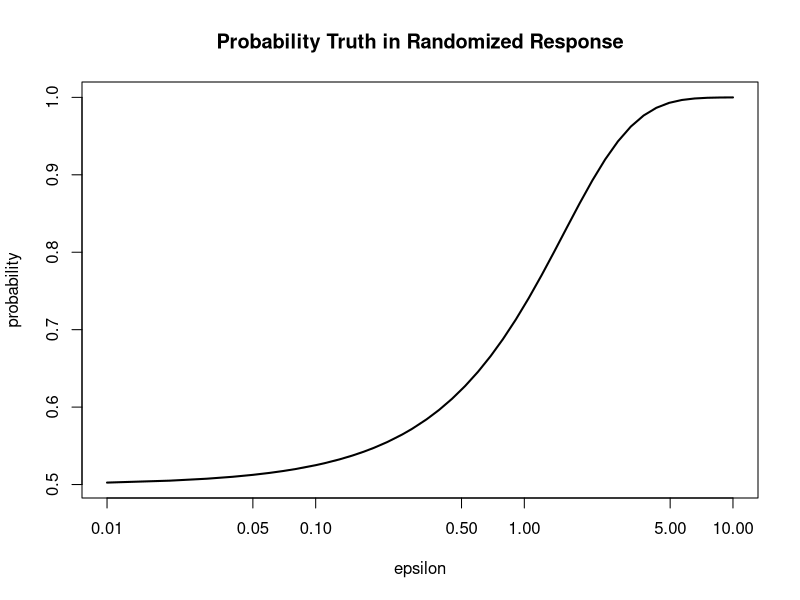

The R script that drew this image: (Note: this script raises an error after producing the figure.)
##
##  localRelease.r
##
##  demonstrate local model of differential privacy
##
##  jH 2019.3.29
##

rm(list=ls())		# Remove any objects in memory
set.seed(123)

#### Release Functions ####



localRelease <- function(x, values=c(-1,1), epsilon){
	draw <- runif(n=1, min=0, max=1)
	cutoff <- 1/(1+exp(epsilon))
	if(draw<cutoff){
		return(values[!values%in%x])		
	}else{
		return(x)
	}
}

localReleaseAll <- function(x, values=c(-1,1), epsilon){
	draw <- runif(n=length(x), min=0, max=1)
	cutoff <- 1/(1+exp(epsilon))
	flag <- draw < cutoff


	x[flag] <- values[!values]

	if(draw<cutoff){
		return(values[!values%in%x])		
	}else{
		return(x)
	}
}




correction <- function(release, epsilon){
	inflation <- (exp(epsilon) + 1)/(exp(epsilon) - 1)
	expectation <- mean(release * inflation)
	return(expectation)
}

llik <- function(b, data, epsilon){
	p <- 1/(1 + exp(-b))             	# Transform unconstrained b into 0<p<1

	values <- sort(unique(data))        # Transform dichotomous data into z \in {0,1}
	z <- rep(0, length(data))
	z[data==values[2]] <- 1

	ptrue <- exp(epsilon)/(1+exp(epsilon))
	pfalse <- 1 - ptrue  # Or 1/(1-exp(epsilon))

	# Here's the log likelihood function as a row by row calculation
	#llik <- z * log( p * ptrue + (1-p) * pfalse)  + (1-z) * log( (1-p) * ptrue + p * pfalse) 
	#llik <- -1 * sum(llik)    			# Note optim performs minimization

	llik <- -1*( sum(z) * log( p * ptrue + (1-p) * pfalse) + sum(1-z) * log( (1-p) * ptrue + p * pfalse) )
	
	return(llik)
}



lik <- function(b, data, epsilon){
	p <- 1/(1 + exp(-b))             	# Transform unconstrained b into 0<p<1

	values <- sort(unique(data))        # Transform dichotomous data into z \in {0,1}
	z <- rep(0, length(data))
	z[data==values[2]] <- 1

	ptrue <- exp(epsilon)/(1+exp(epsilon))
	pfalse <- 1 - ptrue  # Or 1/(1-exp(epsilon))

	# Here's the likelihood function 

	lik <- -1*( p * ptrue + (1-p) * pfalse)^(sum(z)) * ((1-p) * ptrue + p * pfalse)^(sum(1-z))
	
	return(lik)
}


# Random draw from Laplace distribution
#
# mu numeric, center of the distribution
# b numeric, spread
# size integer, number of draws
# 
# return Random draws from Laplace distribution
# example:
# 
# rlap(size=1000)

rlap = function(mu=0, b=1, size=1) {
    p <- runif(size) - 0.5
    draws <- mu - b * sgn(p) * log(1 - 2 * abs(p))
    return(draws)
}

# Sign function
# 
# Function to determine what the sign of the passed values should be.
#
# x numeric, value or vector or values
# return The sign of passed values
# example:
#
# sgn(rnorm(10))

sgn <- function(x) {
    return(ifelse(x < 0, -1, 1))
}

## Bound/Censor/Clip a variable to a range
clip <- function(x, lower, upper){
	x.clipped <- x
	x.clipped[x.clipped<lower] <- lower
	x.clipped[x.clipped>upper] <- upper
	return(x.clipped)	
}

## Differentially private mean release
meanRelease <- function(x, lower, upper, epsilon){
	n <- length(x)

	sensitivity <- (upper - lower)/n
	scale <- sensitivity / epsilon

	x.clipped <- clip(x, lower, upper)
	sensitiveValue <- mean(x.clipped)
	DPrelease <- sensitiveValue + rlap(mu=0, b=scale, size=1)

	return(list(release=DPrelease, true=sensitiveValue))
}


#### Plot Randomized Response Mechanism ####

my.seq <- seq(from=log10(10), to=log10(0.01), length=50)     	# make evenly spaced in logarithmic space
ep.seq <- round(10^my.seq * 100) /100

probtrue <- exp(ep.seq)/(1 + exp(ep.seq))

par(mfcol=c(1,1))
plot(x=ep.seq, y=probtrue, type="l", log = "x", lwd=2, main="Probability Truth in Randomized Response", xlab="epsilon", ylab="probability")

dev.copy2pdf(file="./figs/localMechanism.pdf")


#### Simulation ####

# Parameters
myn <- 1000
myepsilon <- 0.5

# Simulate dataset
mydata<-rbinom(n=myn, size=1, prob=0.3)
mydata[mydata==0] <- -1
true <- mean(mydata)

# Release each observation by RR
release <- rep(NA, myn)
for(i in 1:myn){
	release[i] <- localRelease(x=mydata[i], values=c(-1,1), epsilon=myepsilon)
}

# Correct expectation by inflation
expectation <- correction(release=release, epsilon=myepsilon)

# Correct expectation by Max.Likelihood
startparams <- -1
#output <- optim(par=startparams, fn=llik, data=mydata, epsilon=myepsilon, method="BFGS")  # Alt optimizer
output <- nlm(p=startparams, f=llik, data=release, epsilon=myepsilon, stepmax=0.1)

maxlik.p <- 1/(1+exp(-1* output$estimate))

maxlik.mean <- maxlik.p * max(mydata) + (1-maxlik.p) * min(mydata)


cat(paste("Mean of data:       ", mean(mydata), "\n"))
cat(paste("Mean of DP release: ", mean(release), "\n"))
cat(paste("Mean corrected:     ", expectation, "\n"))
cat(paste("MaxLikelihood mean: ", maxlik.mean, "\n"))




#### Show loglikelihood surface ####

p.seq <- seq(from=.01, to=.99, by=.001)     # These are the probabilities we want to find the llikelihood of
b.seq <- -log(p.seq^{-1} - 1)              # These are the inverse transformations

y.lik <- y.llik <- rep(NA, length(p.seq))
for(i in 1:length(p.seq)){
	y.llik[i] <- -1*llik(b=b.seq[i], data=release, epsilon=myepsilon)
	y.lik[i] <- -1*lik(b=b.seq[i], data=release, epsilon=myepsilon)
}


par(mfcol=c(2,1))

plot(x=p.seq, y=y.llik, type="l", lwd=2, main="LogLikelihood Surface", xlab="Pi Parameter", ylab="LogLikelihood")

plot(x=p.seq, y=y.lik, type="l", lwd=2, main="Likelihood Surface", xlab="Pi Parameter", ylab="Likelihood")



dev.copy2pdf(file="./figs/localModelLLikelihood.pdf")



par(mfcol=c(1,1))


all.ylim <- c(min(y.llik), 1.2*max(y.llik)  - 0.2*min(y.llik))
plot(x=p.seq, y=y.llik, type="l", lwd=2, main="LogLikelihood Surface with Likelihood Ratio Test", ylim=all.ylim, xlab="Pi Parameter", ylab="LogLikelihood")
test.statistic=max(y.llik) - qchisq(0.95, df=1)/2

abline(h=test.statistic,lty=4)

dev.copy2pdf(file="./figs/localModelWilksTest.pdf")



#### Simulate many times #####

myn <- 5000
myepsilon <- 0.5

mydata<-rbinom(n=myn, size=1, prob=0.3)
mydata[mydata==0] <- -1
true <- mean(mydata)


nsims <- 500
history <- matrix(NA, nrow=nsims, ncol=4)
release <- rep(NA, myn)

for(j in 1:nsims){
	for(i in 1:myn){
		release[i] <- localRelease(x=mydata[i], values=c(-1,1), epsilon=myepsilon)
	}

	expectation <- correction(release=release, epsilon=myepsilon)

	startparams <- -1
	output <- nlm(p=startparams, f=llik, data=release, epsilon=myepsilon, stepmax=0.1)

	maxlik.p <- 1/(1+exp(-1* output$estimate))

	maxlik.mean <- maxlik.p * max(mydata) + (1-maxlik.p) * min(mydata)

	laplace.release <- meanRelease(x=mydata, lower=-1, upper=1, epsilon=myepsilon)

	history[j,1] <- mean(release)
	history[j,2] <- expectation
	history[j,3] <- maxlik.mean
	history[j,4] <- laplace.release$release
}

dens.release <- density(history[,1])
dens.exp <- density(history[,2])
dens.maxlik <- density(history[,3])
dens.laplace <- density(history[,4])


all.ylim <- c(min(c(dens.release$y, dens.exp$y, dens.maxlik$y)), max(c(dens.release$y, dens.exp$y, dens.maxlik$y)))
all.xlim <- c(min(c(true, dens.release$x, dens.exp$x, dens.maxlik$x)), max(c(true, dens.release$x, dens.exp$x, dens.maxlik$x)))
all.lwd <- 2
col.seq <- c("coral3", "darkolivegreen3", "cornflowerblue", "violet")

plot(x=dens.release$x, y=dens.release$y, type="l", lwd=all.lwd, col=col.seq[1],  ylim=all.ylim, xlim=all.xlim, xlab="release", ylab="density")
lines(x=dens.exp$x, y=dens.exp$y, type="l", lwd=all.lwd, col=col.seq[3])
lines(x=dens.maxlik$x, y=dens.maxlik$y, type="l", lwd=all.lwd, col=col.seq[4])
abline(v=true, lty=2, lwd=1.5, col="green")

print(mean(history[,2]>true))






plot(x=dens.release$x, y=dens.release$y, type="l", lwd=all.lwd, col=col.seq[1],  ylim=all.ylim, xlim=all.xlim, xlab="release", ylab="density")
lines(x=dens.exp$x, y=dens.exp$y, type="l", lwd=all.lwd, col=col.seq[3])
lines(x=dens.maxlik$x, y=dens.maxlik$y, type="l", lwd=all.lwd, col=col.seq[4])
abline(v=true, lty=2, lwd=1.5, col="green")

lines(x=dens.laplace$x, y=dens.laplace$y, type="l", lwd=all.lwd, col=col.seq[2])

dev.copy2pdf(file="./figs/localModel.pdf")





#### Show utility over sample size ####

aa <- Sys.time()

my.seq <- seq(from=log10(200), to=log10(5000), length=15)  	# make evenly spaced in logarithmic space
n.seq  <- round(10^my.seq)                                 	# round to integers

myepsilon <- 0.5
mypi <- 0.3
population.true <- mypi*1 + (1-mypi)*(-1)

nsims <- 1000
history <- matrix(NA, nrow=length(n.seq), ncol=4)

for(i in 1:length(n.seq)){
	release <- rep(NA,n.seq[i])
	error.local <- error.laplace <- error.sampling <- NULL

	for(j in 1:nsims){
		mydata<-rbinom(n=n.seq[i], size=1, prob=mypi)
		mydata[mydata==0] <- -1
		true <- mean(mydata)

		for(k in 1:n.seq[i]){
			release[k] <- localRelease(x=mydata[k], values=c(-1,1), epsilon=myepsilon)
		}
		laplace <- meanRelease(x=mydata, lower=-1, upper=1, epsilon=myepsilon)

		error.local  <- c(error.local, true - correction(release=release, epsilon=myepsilon) )
		error.laplace <- c(error.laplace, true - laplace$release)
		error.sampling <- c(error.sampling, true - population.true)

	}
	history[i,1] <- n.seq[i]
	history[i,2] <- sqrt(mean(error.local^2))
	history[i,3] <- sqrt(mean(error.laplace^2))
	history[i,4] <- sqrt(mean(error.sampling^2))

}


par(mfcol=c(1,2))
all.ylim <- c(0.00001, max(history[,2:4]))
col.seq <- c("coral3", "darkolivegreen3", "cornflowerblue")
all.lwd <- 2
all.cex <- 1.15
xloc <- round(length(n.seq)*0.3)

plot(x=history[,1], y=history[,2], ylim=all.ylim, type="l", log="x", lwd=all.lwd, ylab="RMSE", xlab="N", col=col.seq[1])
lines(x=history[,1], y=history[,3], lwd=all.lwd, col=col.seq[2])
lines(x=history[,1], y=history[,4], lwd=all.lwd, col=col.seq[3])

text(x=history[xloc,1], y=history[xloc,2], label="Local Model", col=col.seq[1], pos=4, cex=all.cex)
text(x=history[xloc,1], y=history[xloc,3], label="Centralized Model", col=col.seq[2], pos=4, cex=all.cex)
text(x=history[xloc,1], y=history[xloc,4], label="Sampling Error", col=col.seq[3], pos=4, cex=all.cex)

plot(x=history[,1], y=history[,2], ylim=all.ylim, type="l", log="xy", lwd=all.lwd, ylab="RMSE", xlab="N", col=col.seq[1])
lines(x=history[,1], y=history[,3], lwd=all.lwd, col=col.seq[2])
lines(x=history[,1], y=history[,4], lwd=all.lwd, col=col.seq[3])

text(x=history[xloc,1], y=history[xloc,2], label="Local Model", col=col.seq[1], pos=4, cex=all.cex)
text(x=history[xloc,1], y=history[xloc,3], label="Centralized Model", col=col.seq[2], pos=4, cex=all.cex)
text(x=history[xloc,1], y=history[xloc,4], label="Sampling Error", col=col.seq[3], pos=4, cex=all.cex)

bb<- Sys.time()

cat(paste("Time elapsed:", bb-aa))

dev.copy2pdf(file="./figs/localModelRMSEOverN.pdf")







